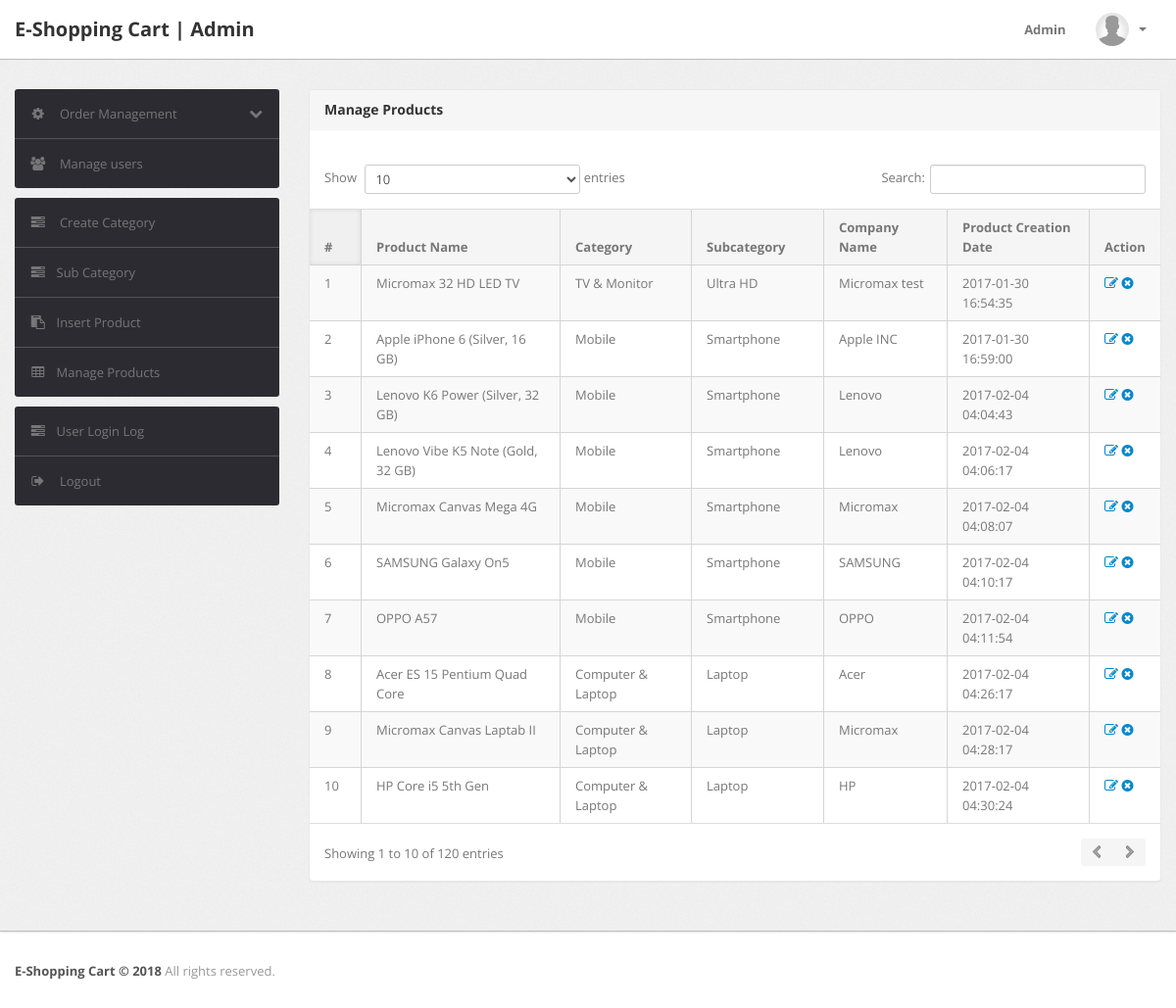
/admin/manage-products.php (signed in), run on the app's committed database.
### tables this page shows
CREATE TABLE IF NOT EXISTS `products` (
  `id` int(11) NOT NULL AUTO_INCREMENT,
  `category` int(11) NOT NULL,
  `subCategory` int(11) NOT NULL,
  `productName` varchar(255) NOT NULL,
  `productCompany` varchar(255) NOT NULL,
  `productPrice` int(11) NOT NULL,
  `productPriceBeforeDiscount` int(11) NOT NULL,
  `productDescription` longtext NOT NULL,
  `productImage1` varchar(255) NOT NULL,
  `productImage2` varchar(255) NOT NULL,
  `productImage3` varchar(255) NOT NULL,
  `shippingCharge` int(11) NOT NULL,
  `productAvailability` varchar(255) NOT NULL,
  `postingDate` timestamp NOT NULL DEFAULT CURRENT_TIMESTAMP,
  `updationDate` varchar(255) NOT NULL,
  PRIMARY KEY (`id`)
);

CREATE TABLE IF NOT EXISTS `category` (
  `id` int(11) NOT NULL AUTO_INCREMENT,
  `categoryName` varchar(255) NOT NULL,
  `categoryDescription` longtext NOT NULL,
  `creationDate` timestamp NOT NULL DEFAULT CURRENT_TIMESTAMP,
  `updationDate` varchar(255) NOT NULL,
  PRIMARY KEY (`id`)
);

CREATE TABLE IF NOT EXISTS `subcategory` (
  `id` int(11) NOT NULL AUTO_INCREMENT,
  `categoryid` int(11) NOT NULL,
  `subcategory` varchar(255) NOT NULL,
  `creationDate` timestamp NOT NULL DEFAULT CURRENT_TIMESTAMP,
  `updationDate` varchar(255) NOT NULL,
  PRIMARY KEY (`id`)
);

### admin/manage-products.php (the view, shortened to what this page needs)
<?php
if(strlen($_SESSION['alogin'])==0)
	{
header('location:index.php');
}
else{
?>
<!DOCTYPE html>
<html lang="en">
<head>
	<link type="text/css" href="bootstrap/css/bootstrap.min.css" rel="stylesheet">
	<link type="text/css" href="bootstrap/css/bootstrap-responsive.min.css" rel="stylesheet">
	<link type="text/css" href="css/theme.css" rel="stylesheet">
	<link type="text/css" href="images/icons/css/font-awesome.css" rel="stylesheet">
</head>
<body>
<?php include('include/header.php');?>
	<div class="wrapper">
		<div class="container">
			<div class="row">
<?php include('include/sidebar.php');?>
			<div class="span9">
					<div class="content">
	<div class="module">
							<div class="module-head">
								<h3>Manage Products</h3>
							</div>
							<div class="module-body table">
									<br />
								<table cellpadding="0" cellspacing="0" border="0" class="datatable-1 table table-bordered table-striped	 display" width="100%">
									<thead>
										<tr>
											<th>#</th>
											<th>Product Name</th>
											<th>Category </th>
											<th>Subcategory</th>
											<th>Company Name</th>
											<th>Product Creation Date</th>
											<th>Action</th>
										</tr>
									</thead>
									<tbody>
<?php $query=mysql_query("select products.*,category.categoryName,subcategory.subcategory from products join category on category.id=products.category join subcategory on subcategory.id=products.subCategory");
$cnt=1;
while($row=mysql_fetch_array($query))
{
?>
										<tr>
											<td><?php echo htmlentities($cnt);?></td>
											<td><?php echo htmlentities($row['productName']);?></td>
											<td><?php echo htmlentities($row['categoryName']);?></td>
											<td> <?php echo htmlentities($row['subcategory']);?></td>
											<td><?php echo htmlentities($row['productCompany']);?></td>
											<td><?php echo htmlentities($row['postingDate']);?></td>
											<td>
											<a href="edit-products.php?id=<?php echo $row['id']?>" ><i class="icon-edit"></i></a>
											<a href="manage-products.php?id=<?php echo $row['id']?>&del=delete" onClick="return confirm('Are you sure you want to delete?')"><i class="icon-remove-sign"></i></a></td>
										</tr>
										<?php $cnt=$cnt+1; } ?>
								</table>
							</div>
						</div>
					</div>
				</div>
			</div>
		</div>
	</div>
<?php include('include/footer.php');?>
</body>
<?php } ?>

### data on the page
products: productName "Micromax 32 HD LED TV", category.categoryName "TV & Monitor", subcategory.subcategory "Ultra HD", productCompany "Micromax test", postingDate "2017-01-30 16:54:35"
products: productName "Apple iPhone 6 (Silver, 16 GB)", category.categoryName "Mobile", subcategory.subcategory "Smartphone", productCompany "Apple INC", postingDate "2017-01-30 16:59:00"
products: productName "Lenovo K6 Power (Silver, 32 GB)", category.categoryName "Mobile", subcategory.subcategory "Smartphone", productCompany "Lenovo", postingDate "2017-02-04 04:04:43"
products: productName "Lenovo Vibe K5 Note (Gold, 32 GB)", category.categoryName "Mobile", subcategory.subcategory "Smartphone", productCompany "Lenovo", postingDate "2017-02-04 04:06:17"
products: productName "Micromax Canvas Mega 4G", category.categoryName "Mobile", subcategory.subcategory "Smartphone", productCompany "Micromax", postingDate "2017-02-04 04:08:07"
products: productName "SAMSUNG Galaxy On5", category.categoryName "Mobile", subcategory.subcategory "Smartphone", productCompany "SAMSUNG", postingDate "2017-02-04 04:10:17"
products: productName "OPPO A57", category.categoryName "Mobile", subcategory.subcategory "Smartphone", productCompany "OPPO", postingDate "2017-02-04 04:11:54"
products: productName "Acer ES 15 Pentium Quad Core", category.categoryName "Computer & Laptop", subcategory.subcategory "Laptop", productCompany "Acer", postingDate "2017-02-04 04:26:17"
products: productName "Micromax Canvas Laptab II", category.categoryName "Computer & Laptop", subcategory.subcategory "Laptop", productCompany "Micromax", postingDate "2017-02-04 04:28:17"
products: productName "HP Core i5 5th Gen", category.categoryName "Computer & Laptop", subcategory.subcategory "Laptop", productCompany "HP", postingDate "2017-02-04 04:30:24"
